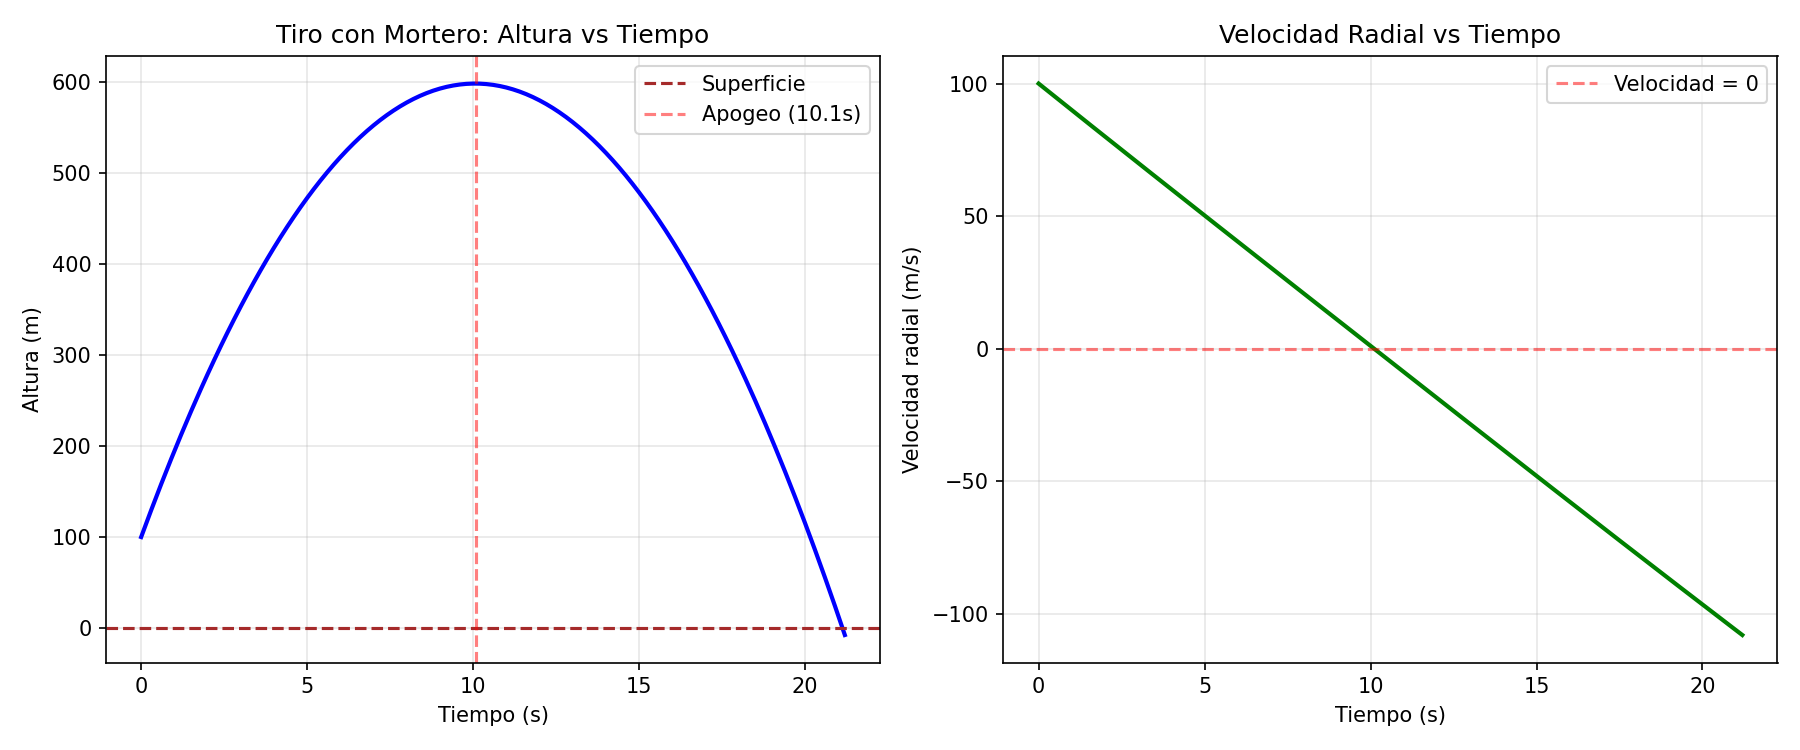

Source code (Python):
"""
Test: Tiro con mortero (tiro parabólico)

Simula un proyectil lanzado verticalmente con velocidad inicial,
sin empuje, solo bajo la acción de la gravedad y el arrastre.
Debe subir hasta un apogeo y luego caer de vuelta.
"""
import sys
import os
sys.path.insert(0, os.path.abspath(os.path.join(os.path.dirname(__file__), '..')))

from cohete import Cohete
from constantes import *
import matplotlib.pyplot as plt
import numpy as np

print("="*70)
print("TEST: TIRO CON MORTERO (Tiro Parabólico)")
print("="*70)

# Crear un "cohete" que es realmente un proyectil
# Sin combustible, solo masa seca, con velocidad inicial
cohete = Cohete(
    r_0=R_E + 100,        # Altura inicial: 100m
    q_0=100.0,            # Velocidad radial inicial: 100 m/s (hacia arriba)
    q_dot_0=0.0,
    theta_0=0.0,
    gamma_0=0.0,          # Sin velocidad angular (tiro vertical)
    gamma_dot_0=0.0,
    masa_cohete=100.0,    # Masa pequeña (proyectil)
    masa_fuel=0.0,        # SIN COMBUSTIBLE
    beta=0.0,
    diametro=0.1,         # Diámetro pequeño (10 cm)
    m_dot=0.0,            # Sin consumo
    isp=ISP,
    h_0=H_0, h_1=H_1, h_2=H_2
)

print(f"\nCondiciones iniciales:")
print(f"  Altura: {(cohete.r - R_E):.1f} m")
print(f"  Velocidad radial: {cohete.q:.2f} m/s")
print(f"  Masa: {cohete.masa:.2f} kg")
print(f"  Diámetro: {cohete.diametro*100:.1f} cm\n")

# Simular hasta que caiga de vuelta
dt = 0.1
t_max = 30.0  # 30 segundos debería ser suficiente
cohete.simular(dt, t_max, usar_backward=True, log_cada=0)

# Encontrar el apogeo
alturas = [(r - R_E) for r in cohete.r_hist]
velocidades_radiales = cohete.q_hist
tiempo = np.arange(len(alturas)) * dt

idx_apogeo = np.argmax(alturas)
altura_maxima = alturas[idx_apogeo]
tiempo_apogeo = tiempo[idx_apogeo]

print(f"Resultados:")
print(f"  Altura máxima (apogeo): {altura_maxima:.2f} m")
print(f"  Tiempo al apogeo: {tiempo_apogeo:.2f} s")
print(f"  Velocidad en apogeo: {velocidades_radiales[idx_apogeo]:.4f} m/s")

# Verificar física básica
# Para tiro vertical: h_max ≈ v₀²/(2g) = 100²/(2*9.81) ≈ 510 m
h_teorica = (100**2) / (2 * 9.81)
print(f"\n  Altura teórica (sin arrastre): {h_teorica:.2f} m")
print(f"  Diferencia: {abs(altura_maxima - h_teorica):.2f} m")

# Graficar
fig, (ax1, ax2) = plt.subplots(1, 2, figsize=(12, 5))

# Altura vs tiempo
ax1.plot(tiempo, alturas, 'b-', linewidth=2)
ax1.axhline(y=0, color='brown', linestyle='--', label='Superficie')
ax1.axvline(x=tiempo_apogeo, color='r', linestyle='--', alpha=0.5, label=f'Apogeo ({tiempo_apogeo:.1f}s)')
ax1.set_xlabel('Tiempo (s)')
ax1.set_ylabel('Altura (m)')
ax1.set_title('Tiro con Mortero: Altura vs Tiempo')
ax1.grid(True, alpha=0.3)
ax1.legend()

# Velocidad radial vs tiempo
ax2.plot(tiempo, velocidades_radiales, 'g-', linewidth=2)
ax2.axhline(y=0, color='r', linestyle='--', alpha=0.5, label='Velocidad = 0')
ax2.set_xlabel('Tiempo (s)')
ax2.set_ylabel('Velocidad radial (m/s)')
ax2.set_title('Velocidad Radial vs Tiempo')
ax2.grid(True, alpha=0.3)
ax2.legend()

plt.tight_layout()
plt.savefig('test_mortero.png', dpi=150)
print(f"\n✓ Gráfico guardado: test_mortero.png")

# Verificaciones
print(f"\n{'='*70}")
print("VERIFICACIONES:")
if abs(velocidades_radiales[idx_apogeo]) < 1.0:
    print("  ✓ Velocidad en apogeo ≈ 0")
else:
    print("  ✗ ERROR: Velocidad en apogeo debería ser ≈ 0")

if altura_maxima > 0 and altura_maxima < h_teorica * 1.2:
    print("  ✓ Altura máxima razonable (con arrastre < sin arrastre)")
else:
    print("  ✗ ERROR: Altura máxima fuera de rango esperado")

# Verificar que cae de vuelta
if len(alturas) > idx_apogeo + 10:
    if alturas[-1] < alturas[idx_apogeo]:
        print("  ✓ El proyectil cae después del apogeo")
    else:
        print("  ✗ ERROR: El proyectil no cae")
else:
    print("  ⚠ Advertencia: Simulación muy corta para ver la caída completa")

print("="*70)

# Guardar gráfico en la carpeta tests
plt.savefig(os.path.join(os.path.dirname(__file__), 'test_mortero.png'), dpi=150, bbox_inches='tight')
print("\n✓ Gráfico guardado: tests/test_mortero.png")
